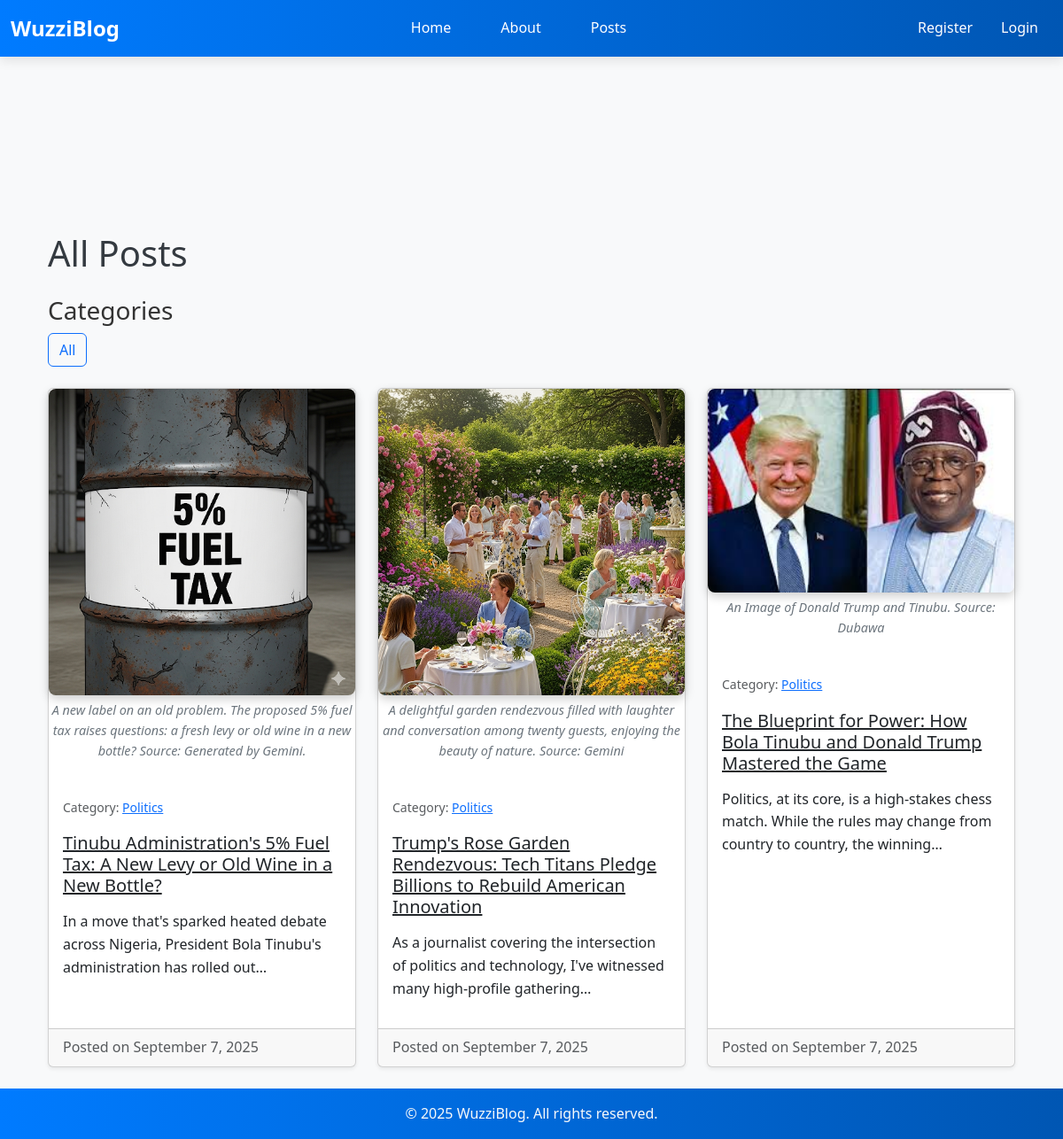
Page /category/Politics/ on the committed database.
### posts/models.py (models this page shows, shortened)
class Post(models.Model):
    title = models.CharField(max_length=200)
    slug = models.SlugField(unique=True, blank=True)
    content = RichTextUploadingField(config_name='default')
    author = models.ForeignKey(User, on_delete=models.CASCADE)
    created_at = models.DateTimeField(auto_now_add=True)
    updated_at = models.DateTimeField(auto_now=True)
    published = models.BooleanField(default=True)
    image = models.ImageField(upload_to="post_images/", blank=True, null=True)
    image_url = models.URLField(blank=True, null=True, max_length=2000)
    image_caption = models.CharField(max_length=255, blank=True) # Add this field
    likes = models.ManyToManyField(User, related_name='liked_posts', through='Like', blank=True)
    category = models.ForeignKey(Category, on_delete=models.SET_NULL, null=True, related_name='posts')
    class Meta:
        ordering = ['-created_at']

class Category(models.Model):
    name = models.CharField(max_length=100, unique=True)

### posts/views.py (the view)
# urls.py: path("category/<str:category_name>/", views.category_posts, name="category_posts"),
def category_posts(request, category_name):
    category = get_object_or_404(Category, name=category_name)
    posts = Post.objects.filter(category=category).order_by("-created_at")
    return render(request, "posts/post_list.html", {"posts": posts})

### posts/templates/posts/post_list.html (shortened to what this page needs)
{% extends "base.html" %}
{% block content %}
<div class="container mt-5">
    <h1 class="mb-4">All Posts</h1>
    <div class="mb-4">
        <h3>Categories</h3>
        <ul class="list-inline">
            <li class="list-inline-item"><a href="{% url 'posts:list' %}" class="btn btn-outline-primary">All</a></li>
        </ul>
    </div>
    <div class="row">
        {% for post in posts %}
            <div class="col-md-6 col-lg-4 mb-4">
                <div class="card shadow-sm h-100">
                    {% if post.image %}
                        <figure class="post-image-container">
                            <img src="{{ post.image.url }}" alt="{{ post.title }}" class="post-image">
                            {% if post.image_caption %}
                                <figcaption class="image-caption">{{ post.image_caption }}</figcaption>
                            {% endif %}
                        </figure>
                    {% else %}
                        <img src="https://via.placeholder.com/800x400" alt="Placeholder" class="post-image">
                    {% endif %}
                    <div class="card-body">
                        {% if post.category %}
                            <p class="text-muted"><small>Category: <a href="{% url 'posts:category_posts' post.category.name %}">{{ post.category.name }}</a></small></p>
                        {% else %}
                            <p class="text-muted"><small>Uncategorized</small></p>
                        {% endif %}
                        <h5 class="card-title">
                            <a href="{% url 'posts:post_detail' slug=post.slug %}" class="text-dark">
                                {{ post.title }}
                            </a>
                        </h5>
                        <p class="card-text">{{ post.content|truncatechars:120|safe }}</p>
                    </div>
                    <div class="card-footer text-muted">
                        Posted on {{ post.created_at|date:"F j, Y" }}
                    </div>
                </div>
            </div>
        {% empty %}
            <p>No posts available.</p>
        {% endfor %}
    </div>
</div>
{% endblock %}

### static/css/style.css (style rules this page uses)
:root { --nav-height: 70px; }
body { font-family: 'Segoe UI', Tahoma, Geneva, Verdana, sans-serif; background-color: #f8f9fa; color: #333; line-height: 1.6; padding-top: var(--nav-height); }
h1, h2 { color: #343a40; }
.post-image { width: 100%; height: auto; object-fit: cover; object-position: center; border-radius: 8px; display: block; margin: 0 auto; box-shadow: 0 4px 12px rgba(0,0,0,0.2); }
.post-image-container { margin: 0 0 1.5em 0; text-align: center; }
.image-caption { font-size: 0.9em; color: #6c757d; margin-top: 5px; font-style: italic; display: block; }

### rows in the picture
Post: image (picture), image_caption "A new label on an old problem. The proposed 5% fuel tax raises questions: a fresh levy or old wine in a new bottle? Source: Generated by Gemini.", category.name "Politics", title "Tinubu Administration's 5% Fuel Tax: A New Levy or Old Wine in a New Bottle?", content "In a move that's sparked heated debate across Nigeria, President Bola Tinubu's administration has rolled out…", created_at "September 7, 2025"
Post: image (picture), image_caption "A delightful garden rendezvous filled with laughter and conversation among twenty guests, enjoying the beauty of nature. Source: Gemini", category.name "Politics", title "Trump's Rose Garden Rendezvous: Tech Titans Pledge Billions to Rebuild American Innovation", content "As a journalist covering the intersection of politics and technology, I've witnessed many high-profile gathering…", created_at "September 7, 2025"
Post: image (picture), image_caption "An Image of Donald Trump and Tinubu. Source: Dubawa", category.name "Politics", title "The Blueprint for Power: How Bola Tinubu and Donald Trump Mastered the Game", content "Politics, at its core, is a high-stakes chess match. While the rules may change from country to country, the winning…", created_at "September 7, 2025"

### other values in the picture
{{ year|default:2025 }} "2025"
